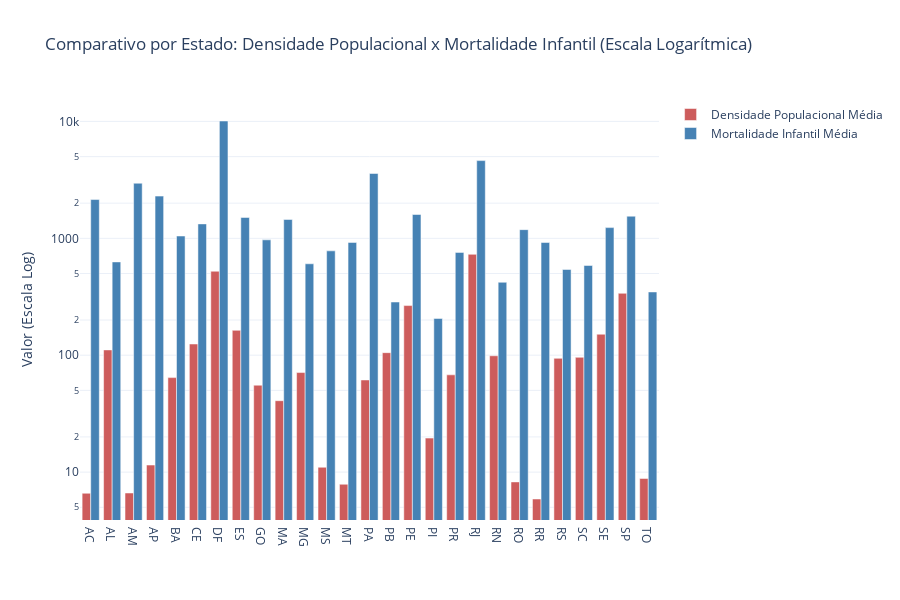

Notebook source saved alongside this figure:
### Markdown cell above
#### O segundo gráfico, que compara densidade populacional com mortalidade infantil, indica que não há uma relação direta entre alta densidade e piores indicadores de saúde. Pelo contrário, estados mais urbanos, como DF e São Paulo, apresentam um nível contralado de  mortalidade infantil comparado a sua densidade, enquanto estados com menor densidade, como Maranhão e Amapá, apresentam índices piores.

### Code cell
# Carregar os dados
df = pd.read_csv("dataFrame/BrStatsAtualizada.csv", sep=";", low_memory=False)

# Converter colunas para valores numéricos
for col in ["povoamento", "NrObitosInfantis", "NrNascimentos"]:
    df[col] = pd.to_numeric(df[col].astype(str).str.replace(",", "."), errors="coerce")

# Calcular Mortalidade Infantil
df["MortalidadeInfantil"] = (df["NrObitosInfantis"] / df["NrNascimentos"]) * 1000

# Agrupar por estado e calcular a média
df_estado = df.groupby("UF").agg({
    "povoamento": "mean",
    "MortalidadeInfantil": "mean"
}).reset_index()

# Ordenar os estados pelo nome (opcional)
df_estado.sort_values(by="UF", inplace=True)

# Criar gráfico de barras
fig = go.Figure(data=[
    go.Bar(name='Densidade Populacional Média', x=df_estado["UF"], y=df_estado["povoamento"], marker_color='indianred'),
    go.Bar(name='Mortalidade Infantil Média', x=df_estado["UF"], y=df_estado["MortalidadeInfantil"], marker_color='steelblue')
])

fig.update_layout(
    yaxis_type='log',
    yaxis_title='Valor (Escala Log)',
    title='Comparativo por Estado: Densidade Populacional x Mortalidade Infantil (Escala Logarítmica)',
    barmode='group',
    template='plotly_white',
    height=600
)


fig.show()

### Figure 1 — Plotly figure (JSON) as saved in the notebook; plotly's stock layout.template omitted (floating-point values rounded to 4 significant figures)
{"data": [{"marker": {"color": "indianred"}, "name": "Densidade Populacional Média", "type": "bar", "x": ["AC", "AL", "AM", "AP", "BA", "CE", "DF", "ES", "GO", "MA", "MG", "MS", "MT", "PA", "PB", "PE", "PI", "PR", "RJ", "RN", "RO", "RR", "RS", "SC", "SE", "SP", "TO"], "y": [6.593, 111.0, 6.626, 11.49, 64.32, 124.7, 522.8, 163.2, 55.4, 40.82, 71.06, 11.0, 7.872, 61.39, 105.2, 265.9, 19.54, 67.93, 729.4, 98.9, 8.242, 5.887, 94.0, 95.92, 151.2, 338.5, 8.82]}, {"marker": {"color": "steelblue"}, "name": "Mortalidade Infantil Média", "type": "bar", "x": ["AC", "AL", "AM", "AP", "BA", "CE", "DF", "ES", "GO", "MA", "MG", "MS", "MT", "PA", "PB", "PE", "PI", "PR", "RJ", "RN", "RO", "RR", "RS", "SC", "SE", "SP", "TO"], "y": [2147.0, 628.4, 2960.0, 2297.0, 1046.0, 1329.0, 10080.0, 1508.0, 970.5, 1450.0, 605.4, 781.2, 922.3, 3586.0, 285.2, 1599.0, 206.3, 757.7, 4623.0, 420.7, 1187.0, 920.7, 541.3, 585.7, 1235.0, 1546.0, 347.8]}], "layout": {"barmode": "group", "height": 600, "title": {"text": "Comparativo por Estado: Densidade Populacional x Mortalidade Infantil (Escala Logarítmica)"}, "yaxis": {"title": {"text": "Valor (Escala Log)"}, "type": "log"}}}
